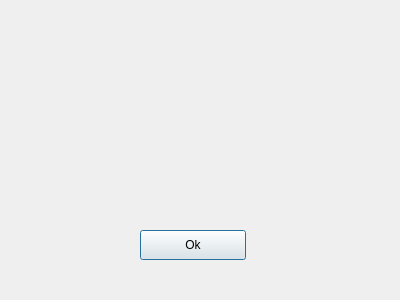
<?xml version="1.0" encoding="UTF-8"?>
<ui version="4.0">
 <class>Modal</class>
 <widget class="QDialog" name="Modal">
  <property name="geometry">
   <rect>
    <x>0</x>
    <y>0</y>
    <width>400</width>
    <height>300</height>
   </rect>
  </property>
  <property name="windowTitle">
   <string>Dialog</string>
  </property>
  <widget class="QLabel" name="label">
   <property name="geometry">
    <rect>
     <x>10</x>
     <y>100</y>
     <width>351</width>
     <height>21</height>
    </rect>
   </property>
   <property name="text">
    <string>   </string>
   </property>
  </widget>
  <widget class="QPushButton" name="pushButton">
   <property name="geometry">
    <rect>
     <x>140</x>
     <y>230</y>
     <width>106</width>
     <height>30</height>
    </rect>
   </property>
   <property name="text">
    <string>Ok</string>
   </property>
  </widget>
 </widget>
 <resources/>
 <connections/>
</ui>
